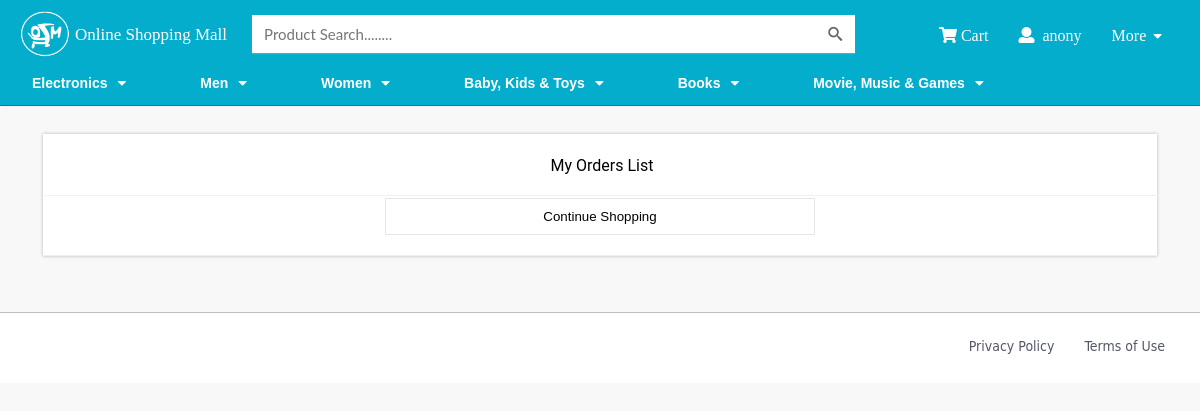
Page /order/order-total-report/ (signed in) on the earlier database version.
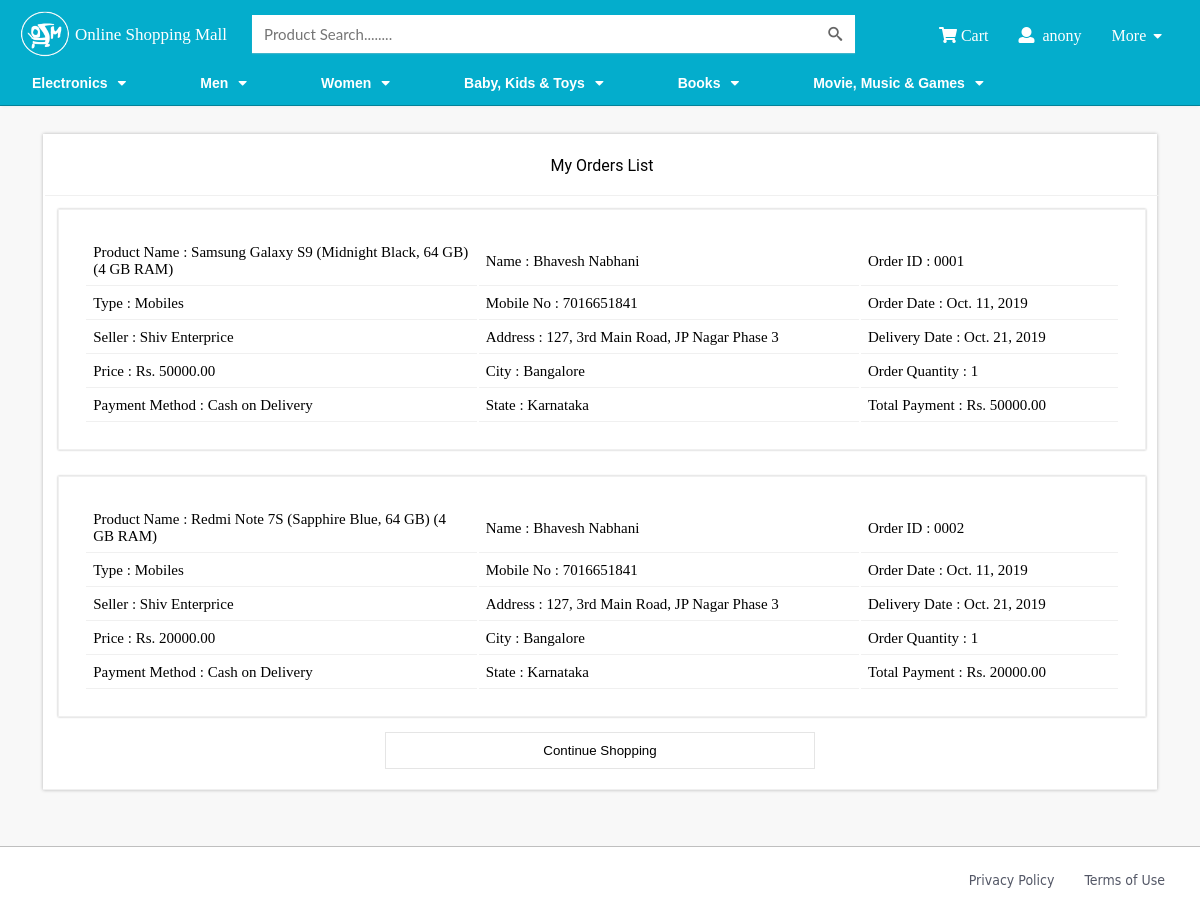
Same page on the later database version.
### products/models.py (models this page shows, shortened)
class product_category(models.Model):
    product_category_name = models.CharField(max_length=20)
    def __str__(self):
        return self.product_category_name

class product(models.Model):
    product_name = models.CharField(max_length=60)
    product_type_id = models.ForeignKey(product_type, on_delete=models.CASCADE)
    seller_id = models.ForeignKey(seller_info, on_delete=models.CASCADE)
    product_price = models.FloatField()
    product_desc = models.TextField()
    product_quantity = models.IntegerField(validators=[RegexValidator(r'^\d[0-9]*$')])
    product_brand = models.CharField(max_length=15)
    product_add_date = models.DateField(blank=False)

class product_type(models.Model):
    product_type_name = models.CharField(max_length=30)
    product_category_id = models.ForeignKey(product_category, on_delete=models.CASCADE)
    def __str__(self):
        return self.product_type_name

### order/models.py (models this page shows, shortened)
class order(models.Model):
    order_product_id = models.ForeignKey(product, on_delete=models.CASCADE)
    order_auth_id = models.ForeignKey(User, on_delete=models.CASCADE)
    order_address_id = models.ForeignKey(address_info, on_delete=models.CASCADE)
    order_info_id = models.ForeignKey(order_info, on_delete=models.CASCADE)

class address_info(models.Model):
    name = models.CharField(max_length=20)
    mobile_no = models.CharField(max_length=10, validators=[RegexValidator(r'^\d{10}$')])
    address = models.TextField()
    pincode = models.CharField(max_length=6, validators=[RegexValidator(r'^\d{6}$')])
    city = models.CharField(max_length=10)
    state = models.CharField(max_length=10)

class order_info(models.Model):
    order_date = models.DateField()
    order_payment_method = models.CharField(max_length=15)
    order_quantity = models.IntegerField(validators=[RegexValidator(r'^\d[0-9]*$')])
    order_total_payment = models.FloatField(max_length=20)
    order_delivery_date = models.DateField()

### seller/models.py (models this page shows)
class seller_info(models.Model):
    seller_auth_id = models.ForeignKey(User, on_delete=models.CASCADE)
    date_joined = models.DateField(blank=False)
    bank_acc_no = models.PositiveIntegerField(validators=[MaxValueValidator(999999999999999)])
    seller_shop_name = models.CharField(max_length=40, null=True)
    seller_shop_address = models.TextField(null=True)
    seller_shop_city = models.CharField(max_length=20, null=True)
    seller_shop_pincode = models.CharField(max_length=6, null=True, validators=[RegexValidator(r'^\d{6}$')])
    def __str__(self):
        return self.seller_shop_name

### order/views.py (the view)
# urls.py: path('order-total-report/', views.total_report, name='total_report'),
@login_required(login_url="/login_user/")
def total_report(request):
    orders = order.objects.filter(order_auth_id=request.user)
    return render(request, 'order/total-order-summary.html', {'orders': orders})

### products/context_processors.py (called while the page is built)
def add_variable_to_context(request):
    product = product_category.objects.all()
    no = 10
    return {
        'product_category': product,
        'no': no
    }

### order/templates/order/total-order-summary.html (shortened to what this page needs)
{% extends 'base.html' %}
{% block body %}
    {% load static %}
<br>
<div class="header-container prodlist_no1">
	<div class="main-cart">
		<div class="cart-contain-ctn" style="width:100%;">
			<div class="cart-header-ctn">My Orders List</div>
			{% for order in orders %}
			<div class="cart-info-ctn">
				<div class="main-cart-box" style="border-bottom:none;">
					<table class="summary-report" style="padding:25px;box-shadow: 0 0px 2px 0 rgba(0,0,0,0.16),0 0px 2px 0 rgba(0,0,0,0.12)!important;">
						<tr class="tr-report">
							<td class="td-report" style="width:38%;">Product Name : {{ order.order_product_id.product_name }}</td>
							<td class="td-report" style="text-transform:capitalize;">Name : {{ order.order_address_id.name }}</td>
							<td class="td-report">Order ID : 000{{ order.pk }}</td>
						</tr>
						<tr class="tr-report">
							<td class="td-report" style="text-transform:capitalize;">Type : {{ order.order_product_id.product_type_id }}</td>
							<td class="td-report">Mobile No : {{ order.order_address_id.mobile_no }}</td>
							<td class="td-report">Order Date : {{ order.order_info_id.order_date }}</td>
						</tr>
						<tr class="tr-report">
							<td class="td-report">Seller : {{ order.order_product_id.seller_id }}</td>
							<td class="td-report" style="width:37%;">Address : {{ order.order_address_id.address }}</td>
							<td class="td-report">Delivery Date : {{ order.order_info_id.order_delivery_date }}</td>
						</tr>
						<tr class="tr-report">
							<td class="td-report">Price : Rs. {{ order.order_product_id.product_price|floatformat:'2' }}</td>
							<td class="td-report">City : {{ order.order_address_id.city }}</td>
							<td class="td-report">Order Quantity : {{ order.order_info_id.order_quantity }}</td>
						</tr>
						<tr class="tr-report">
							<td class="td-report">Payment Method :
							{% if order.order_info_id.order_payment_method == 'cod' %}
								Cash on Delivery
							{% endif %}
						</td>
							<td class="td-report">State : {{ order.order_address_id.state }}</td>
							<td class="td-report">Total Payment : Rs. {{ order.order_info_id.order_total_payment|floatformat:'2' }}</td>
						</tr>
					</table>
				</div>
			</div>
			{% endfor %}
		</div>
			<div class="cart-header-ctn">
				<a href="{% url 'products:index' %}">
				<button type="button" class="shop-bt" >Continue Shopping</button>
				</a>
			</div>
		</div>
	</div>
<br>
{% endblock %}

### templates/base.html (shortened to what this page needs)
<!DOCTYPE html>
<html>
<head>
<title>{% block title %}Online Shopping Mall{% endblock %}</title>{% load static %}
<link href="{% static 'css/main.css' %}" rel="stylesheet" type="text/css">
<link href="{% static 'css/fontawesome.min.css' %}" rel="stylesheet" type="text/css">
<link href="{% static 'css/media.css' %}" rel="stylesheet" type="text/css">
<link href="{% static 'css/short.css' %}" rel="stylesheet" type="text/css">
<link href="{% static 'css/font.css' %}" rel="stylesheet" type="text/css">
<link href="{% static 'fonts/style.css' %}" rel="stylesheet" type="text/css">
</head>
<body>
<div class="main-header">
	<div class="header">
    <div class="header-container">
    	<a href="{% url 'products:index' %}">
        <div class="left-header">
        <div class="header-image">
          <img src="{% static 'images/01.png' %}" class="left-header-logo" alt="online-shop-logo">
        </div>
        <div class="header-font">Online Shopping Mall</div>
      </div>
        </a>
      <div class="middle-header">
      	<form role="search" method="get" action="{% url 'products:search' %}">
        <input type="search" autofocus class="box-a" placeholder="Product Search........" autocomplete="on"  name="q" value="{{ request.GET.q }}" />
        <button type="submit" class="btn"><span class="icon-search"></span></button>
			</div>
        {% if request.user.is_authenticated %}
            <ul class="right-header" style="list-style-type: none;">
                <a href="{% url 'cart:view_cart' %}"><li class="btn2"><i class="fa fa-shopping-cart"></i> Cart</li></a>
                <li class="btn2" id="mid2"><i class="fa fa-user"></i>&nbsp;&nbsp;{{ user.username }} </li>
                <li class="btn2" id="mid">More <i class="font-st1 fa fa-caret-down"></i>
                </li>
            </ul>
        {% endif %}
    </div>
  </div>
 	<div class="menu-container">
		<ul class="ul-cls">
		{% for pro_cat in product_category %}
			<li class="li-data"><a href="#" class="lin" >{{ pro_cat }}<i class="font-st fa fa-caret-down"></i></a>
			</li>
		{% endfor %}
		</ul>
	</div>
</div>
{% block body %}
{% endblock %}
<br>
<br>
<div class="main-header-btm" style="background: white;">
	<div class="header-btm header-container">
		<div class="btm-align"></div>
		<div class="btm-align-right">Terms of Use</div>
		<div class="btm-align-right">Privacy Policy</div>
	</div>
</div>
</body>
</html>

### static/css/main.css (style rules this page uses)
body { margin:0; background:url(https://securepics.ebaystatic.com/aw/pics/cmp/ds3/imgbg.jpg) repeat 0 0 #f8f8f8; padding:0; height: 100%; letter-spacing: 0; }
.main-header { border-bottom: 1px solid rgba(0,0,0,0.25); box-shadow: 0 3px 2px -2px rgba(200,200,200,0.2); background:#04adcc; }
.main-header-btm { border-top: 1px solid rgba(0,0,0,0.25); color:#535766; width: 100%; font-size: 14px; }
.btm-align-right { float: right; padding: 15px; }
.header { height:70px; }
.header-btm { font-family:"Gill Sans", "Gill Sans MT", "Myriad Pro", "DejaVu Sans Condensed", Helvetica, Arial, sans-serif; height:70px; margin-left: auto; margin-right: auto; }
.btm-align { padding: 14px; float: left; }
.left-header { padding-right:15px; float:left; }
.right-header { float:right; margin:0; padding:5px; margin-top:-40px; }
.left-header-logo { width:50px; height:48px; }
.header-font { float:left; padding-top:14.5px; padding-left:5px; color:#fff; font-size:17px; font-family:"Bell Gothic Std"; }
.header-image { float:left; }
.middle-header { padding-top:5px; }
.box-a { -webkit-rtl-ordering: logical; cursor: auto; margin-left:10px; background:#ffffff; width: 45%; line-height: 1.4; border: 0; -webkit-font-smoothing: antialiased; box-shadow:0 1px 1px rgba(200,200,200,0.3); outline-color:#fff; border-radius:0px; height:38px; padding: 12px 12px 12px; padding-right: 40px; font-family: 'Lato', Calibri, Arial, sans-serif; font-size: 15px; color: #2c3e50; }
.btn { background-color:transparent; padding-top: 9px; padding-left:9px; border-radius:0px; padding-right: 9px; padding-bottom:5px; margin-left: -40px; border:none; cursor: pointer; outline:none }
.btn2 { outline:none; border:none; display: inline-block; color:#fff; font-size:16px; padding-top:9px; padding-bottom:9px; padding-left:13px; padding-right:13px; background:none; font-weight:400; font-family:"Bell Gothic Std"; }
.li-data { display:inline; padding-top:5px; width: inherit; margin-left: auto; margin-right: auto; position:relative; padding-bottom:1px; padding-right:78px; padding-left:10px; text-decoration:none; }
.lin { text-decoration:none; font-size:14px; font-weight:700; color:#fff; font-family:"Raleway",sans-serif; line-height:1px; }
.ul-cls { padding:2px; margin:0; width:inherit; list-style-type:none; }
.font-st { margin-left: 10px; font-size: 14px; }
.font-st1 { margin-left: 3px; margin-bottom: 4px; font-size: 14px; }
* { box-sizing: border-box; }
.cart-contain-ctn { width:68%; margin: 2px; float: left; height: auto; }
.main-cart { margin-left: auto; margin-right: auto; width:96%; background-color: white; box-shadow: 0 0px 4px 0 rgba(0,0,0,0.16),0 0px 3px 0 rgba(0,0,0,0.12)!important; }
.cart-header-ctn { padding: 20px; border-bottom:1px solid #f0f0f0; text-align: center; font-family:Roboto, Arial, sans-serif; }
.main-cart-box { padding: 10px; height: 100%; border-bottom:1px solid #f0f0f0; }
.cart-info-ctn { padding: 3px; }
.shop-bt { padding: 10px; background-color: white; outline: none; padding-left:20px; padding-right: 20px; margin-left: 15px; width:40%; margin-right: 15px; border: 1px solid rgba(0, 0, 0, 0.10); }
.summary-report { border: 1px solid #f0f0f0; width: 100%; padding: 15px; }
.tr-report { padding: 5px; border: 1px solid black; }
.td-report { padding: 7px; margin: 0; border-bottom: 1px solid #f0f0f0; font-size: 15px; }

### static/css/short.css (style rules this page uses)
body { background:url(https://securepics.ebaystatic.com/aw/pics/cmp/ds3/imgbg.jpg) repeat 0 0 #f8f8f8; }

Differences in the rows shown:
added order: order_product_id.product_name "Samsung Galaxy S9 (Midnight Black, 64 GB) (4 GB RAM)", order_address_id.name "Bhavesh Nabhani", pk "1", order_product_id.product_type_id "Mobiles", order_address_id.mobile_no "7016651841", order_info_id.order_date "Oct. 11, 2019", order_product_id.seller_id "Shiv Enterprice", order_address_id.address "127, 3rd Main Road, JP Nagar Phase 3", order_info_id.order_delivery_date "Oct. 21, 2019", order_product_id.product_price "50000.00", order_address_id.city "Bangalore", order_info_id.order_quantity "1", shows "Cash on Delivery", order_address_id.state "Karnataka", order_info_id.order_total_payment "50000.00"
added order: order_product_id.product_name "Redmi Note 7S (Sapphire Blue, 64 GB) (4 GB RAM)", order_address_id.name "Bhavesh Nabhani", pk "2", order_product_id.product_type_id "Mobiles", order_address_id.mobile_no "7016651841", order_info_id.order_date "Oct. 11, 2019", order_product_id.seller_id "Shiv Enterprice", order_address_id.address "127, 3rd Main Road, JP Nagar Phase 3", order_info_id.order_delivery_date "Oct. 21, 2019", order_product_id.product_price "20000.00", order_address_id.city "Bangalore", order_info_id.order_quantity "1", shows "Cash on Delivery", order_address_id.state "Karnataka", order_info_id.order_total_payment "20000.00"
